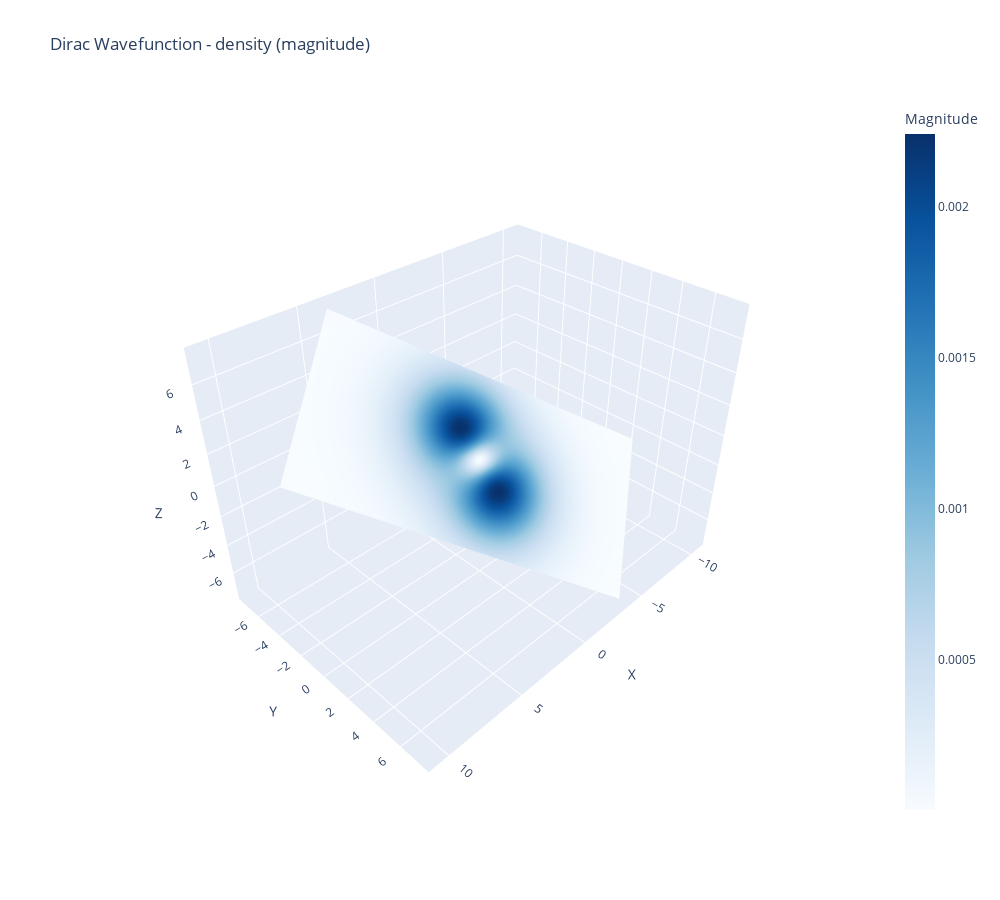

Notebook cell for this chart:
### Code cell
# 平面
# 1.构造DiracHydrogen实例
n, k, m, Z = 2, -2, -0.5, 1
Psi_dirac = wf.DiracHydrogen(n, k, m, Z)

# 2.生成平面网格
# 定义平面网格参数
center = (0, 0, 0)  # 平面中心
normal = (0, 1, 1)  # 法向量
size = 10.0  # 平面大小
points_per_dim = 170  # 每维度点数
rotation_angle = 45  # 绕法向量旋转
plane_grid = gr.PlaneGridGenerator(center, normal, size, points_per_dim,
                                   rotation_angle)
X, Y, Z = plane_grid.generate_grid()

# 3.计算波函数
spinor = Psi_dirac.compute_psi_xyz(X, Y, Z)

# 4.可视化密度 （3D）
config = plot.PlanePlotConfig(component='density', plot_type='magnitude')
fig = plot.plot_plane_wavefunction(spinor, plane_grid, config)
fig.show()

### Figure 1 — Plotly figure (JSON) as saved in the notebook; plotly's stock layout.template omitted (floating-point values rounded to 4 significant figures; data arrays with more than 128 entries replaced by an {"elided": "..."} marker saying what was removed)
{"data": [{"colorbar": {"title": {"text": "Magnitude"}}, "colorscale": [[0, "rgb(247,251,255)"], [0.125, "rgb(222,235,247)"], [0.25, "rgb(198,219,239)"], [0.375, "rgb(158,202,225)"], [0.5, "rgb(107,174,214)"], [0.625, "rgb(66,146,198)"], [0.75, "rgb(33,113,181)"], [0.875, "rgb(8,81,156)"], [1, "rgb(8,48,107)"]], "showscale": true, "surfacecolor": {"elided": "170x170 float values"}, "type": "surface", "x": {"elided": "170x170 float values"}, "y": {"elided": "170x170 float values"}, "z": {"elided": "170x170 float values"}}], "layout": {"height": 900, "scene": {"aspectmode": "data", "camera": {"center": {"x": 0, "y": 0, "z": 0}, "eye": {"x": 1.5, "y": 1.5, "z": 1.5}, "up": {"x": 0, "y": 0, "z": 1}}, "xaxis": {"title": {"text": "X"}}, "yaxis": {"title": {"text": "Y"}}, "zaxis": {"title": {"text": "Z"}}}, "title": {"text": "Dirac Wavefunction - density (magnitude)"}, "width": 1000}}
